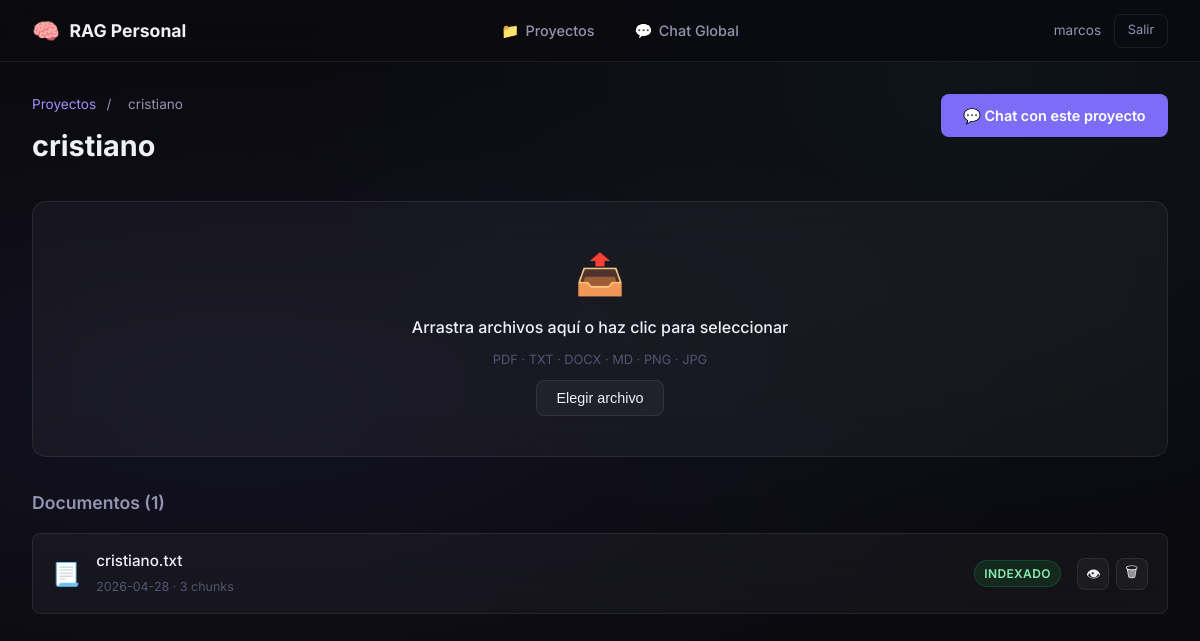
The page /proyectos/2 (signed in) on the database its author committed.
### tables this page shows
CREATE TABLE usuarios (
        id INTEGER PRIMARY KEY AUTOINCREMENT,
        nombre TEXT NOT NULL,
        email TEXT NOT NULL UNIQUE,
        password_hash TEXT NOT NULL,
        creado_en TEXT NOT NULL
    );

CREATE TABLE proyectos (
        id INTEGER PRIMARY KEY AUTOINCREMENT,
        usuario_id INTEGER NOT NULL,
        nombre TEXT NOT NULL,
        descripcion TEXT,
        creado_en TEXT NOT NULL,
        FOREIGN KEY(usuario_id) REFERENCES usuarios(id)
    );

CREATE TABLE documentos (
        id INTEGER PRIMARY KEY AUTOINCREMENT,
        proyecto_id INTEGER NOT NULL,
        usuario_id INTEGER NOT NULL,
        nombre_original TEXT NOT NULL,
        nombre_archivo TEXT NOT NULL,
        ruta TEXT NOT NULL,
        tipo TEXT NOT NULL,
        estado TEXT NOT NULL DEFAULT 'PENDIENTE',
        chunks INTEGER NOT NULL DEFAULT 0,
        creado_en TEXT NOT NULL,
        FOREIGN KEY(proyecto_id) REFERENCES proyectos(id),
        FOREIGN KEY(usuario_id) REFERENCES usuarios(id)
    );

### main.py (the view)
@app.get("/proyectos/{proyecto_id}", response_class=HTMLResponse)
async def ver_proyecto(proyecto_id: int, request: Request):
    u = usuario_actual(request)
    if not u:
        return RedirectResponse("/login", status_code=303)
    conn = conectar()
    proyecto = conn.execute(
        "SELECT * FROM proyectos WHERE id = ? AND usuario_id = ?",
        (proyecto_id, u["id"])
    ).fetchone()
    if not proyecto:
        conn.close()
        return RedirectResponse("/", status_code=303)
    docs = conn.execute(
        "SELECT * FROM documentos WHERE proyecto_id = ? ORDER BY creado_en DESC",
        (proyecto_id,)
    ).fetchall()
    conn.close()
    return templates.TemplateResponse("proyecto.html", {
        "request": request,
        "usuario": u,
        "proyecto": proyecto,
        "documentos": docs,
        "activo": "proyecto",
        "mensaje": request.session.pop("mensaje", None),
        "error": request.session.pop("error", None),
    })

### templates/proyecto.html (shortened to what this page needs)
{% extends "base.html" %}
{% block content %}
<div class="page-header">
  <div>
    <nav class="breadcrumb">
      <a href="/">Proyectos</a> <span>/</span> <span>{{ proyecto.nombre }}</span>
    </nav>
    <h1 class="page-title">{{ proyecto.nombre }}</h1>
  </div>
  <a href="/chat/{{ proyecto.id }}" class="btn-primary">💬 Chat con este proyecto</a>
</div>
<div class="upload-zone glass" id="upload-zone">
  <form method="post" action="/proyectos/{{ proyecto.id }}/subir"
        enctype="multipart/form-data" id="upload-form">
    <div class="upload-content" id="upload-content">
      <div class="upload-icon">📤</div>
      <p class="upload-text" id="upload-text">Arrastra archivos aquí o haz clic para seleccionar</p>
      <p class="upload-formats">PDF · TXT · DOCX · MD · PNG · JPG</p>
      <button type="button" class="btn-secondary" id="btn-elegir" onclick="document.getElementById('archivo-input').click()">Elegir archivo</button>
    </div>
  </form>
</div>
{% if documentos %}
<div class="docs-section">
  <h2 class="section-title">Documentos ({{ documentos|length }})</h2>
  <div class="docs-list">
    {% for doc in documentos %}
    <div class="doc-card glass">
      <div class="doc-icon">
        {% if doc.tipo == 'pdf' %}📄
        {% elif doc.tipo in ('png','jpg','jpeg','webp','bmp','tiff') %}🖼
        {% elif doc.tipo == 'docx' %}📝
        {% elif doc.tipo == 'md' %}📋
        {% else %}📃{% endif %}
      </div>
      <div class="doc-info">
        <span class="doc-nombre">{{ doc.nombre_original }}</span>
        <span class="doc-meta">{{ doc.creado_en[:10] }} · {{ doc.chunks }} chunks</span>
      </div>
      <div class="doc-estado estado-{{ doc.estado|lower }}">{{ doc.estado }}</div>
      <div class="doc-acciones">
        <a href="/documentos/{{ doc.id }}/ver" target="_blank" class="btn-icon" title="Ver/Descargar">👁</a>
        <form method="post" action="/documentos/{{ doc.id }}/eliminar" style="display:inline"
              onsubmit="return confirm('¿Eliminar este documento?')">
          <button type="submit" class="btn-icon btn-icon-danger" title="Eliminar">🗑</button>
        </form>
      </div>
    </div>
    {% endfor %}
  </div>
</div>
{% else %}
<div class="empty-state glass" style="margin-top:2rem">
  <div class="empty-icon">📭</div>
  <p>Sube tu primer documento para empezar a indexar</p>
</div>
{% endif %}
{% endblock %}

### templates/base.html (shortened to what this page needs)
<!DOCTYPE html>
<html lang="es">
<head>
  <link rel="stylesheet" href="/static/style.css">
</head>
<body>
  {% if request.session.get("usuario_id") %}
  <nav class="navbar">
    <div class="nav-brand">
      <span class="nav-icon">🧠</span>
      <span class="nav-title">RAG Personal</span>
    </div>
    <div class="nav-links">
      <a href="/" class="nav-link {% if activo == 'dashboard' %}active{% endif %}">
        <span>📁</span> Proyectos
      </a>
      <a href="/chat" class="nav-link {% if activo == 'chat' %}active{% endif %}">
        <span>💬</span> Chat Global
      </a>
    </div>
    <div class="nav-user">
      <span class="nav-username">{{ usuario.nombre if usuario else "" }}</span>
      <a href="/logout" class="btn-logout">Salir</a>
    </div>
  </nav>
  {% endif %}
  <main class="main-content">
    {% block content %}{% endblock %}
  </main>
</body>
</html>

### rows shown on the page
usuarios: nombre "marcos"
proyectos: nombre "cristiano"
documentos: nombre_original "cristiano.txt", creado_en "2026-04-28", chunks "3", estado "INDEXADO"

### other values the page prints
{{ documentos|length }} "1"
